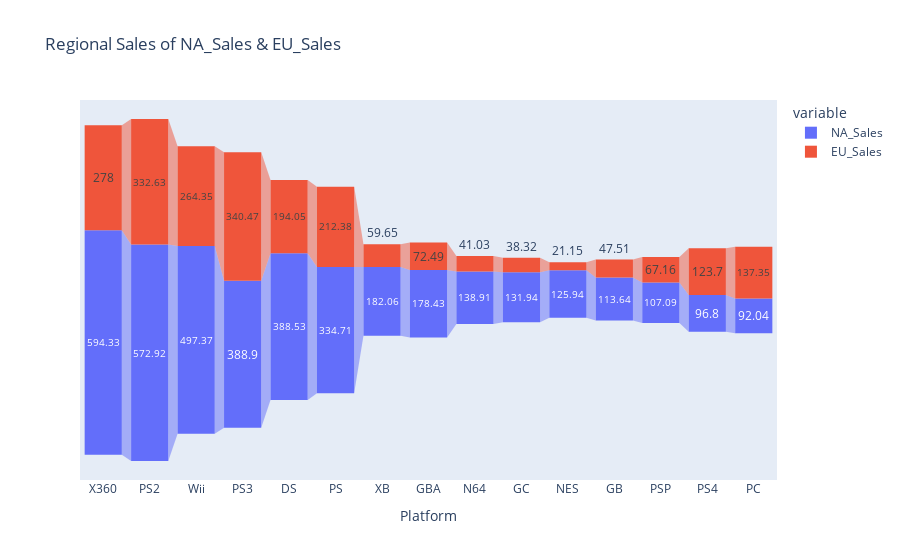

This figure's notebook cell:
### Markdown cell above
### 8. Which `Platform` dominates in regional sales like `NA_Sales` or `EU_Sales`?

### Code cell
regional_sales = df.groupby('Platform')[['NA_Sales','EU_Sales']].sum().sort_values(ascending=False, by='NA_Sales').head(15)

fig = px.funnel(regional_sales, x=regional_sales.index, y=['NA_Sales', 'EU_Sales'], title="Regional Sales of NA_Sales & EU_Sales")
fig.show()

### Figure 1 — Plotly figure (JSON) as saved in the notebook; plotly's stock layout.template omitted (floating-point values rounded to 4 significant figures)
{"data": [{"hovertemplate": "variable=NA_Sales<br>Platform=%{x}<br>value=%{y}<extra></extra>", "legendgroup": "NA_Sales", "marker": {"color": "#636efa"}, "name": "NA_Sales", "orientation": "v", "showlegend": true, "type": "funnel", "x": ["X360", "PS2", "Wii", "PS3", "DS", "PS", "XB", "GBA", "N64", "GC", "NES", "GB", "PSP", "PS4", "PC"], "xaxis": "x", "y": [594.3, 572.9, 497.4, 388.9, 388.5, 334.7, 182.1, 178.4, 138.9, 131.9, 125.9, 113.6, 107.1, 96.8, 92.04], "yaxis": "y"}, {"hovertemplate": "variable=EU_Sales<br>Platform=%{x}<br>value=%{y}<extra></extra>", "legendgroup": "EU_Sales", "marker": {"color": "#EF553B"}, "name": "EU_Sales", "orientation": "v", "showlegend": true, "type": "funnel", "x": ["X360", "PS2", "Wii", "PS3", "DS", "PS", "XB", "GBA", "N64", "GC", "NES", "GB", "PSP", "PS4", "PC"], "xaxis": "x", "y": [278.0, 332.6, 264.4, 340.5, 194.1, 212.4, 59.65, 72.49, 41.03, 38.32, 21.15, 47.51, 67.16, 123.7, 137.3], "yaxis": "y"}], "layout": {"legend": {"title": {"text": "variable"}, "tracegroupgap": 0}, "title": {"text": "Regional Sales of NA_Sales & EU_Sales"}, "xaxis": {"anchor": "y", "domain": [0, 1], "title": {"text": "Platform"}}, "yaxis": {"anchor": "x", "domain": [0, 1], "title": {"text": "value"}}}}
